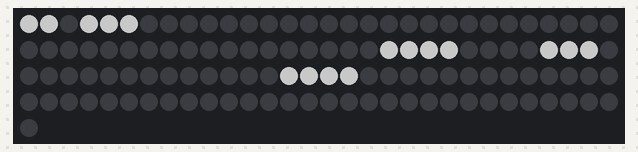
A sketch run on a simulated Arduino Uno, built with avr-gcc and run on an emulated ATmega328P. On the bench: 121 RGB LEDs in strip order, left to right, continuing on the next row. Dim RGB values are drawn brighter than linear; the local clock reads 2024-03-15 10:24:30 at power-on unless the sketch sets it; what the sketch prints to the serial monitor is not drawn.

Above: at 3.3 s.

The sketch:

wordclock_v1.ino
```cpp
#include <FastLED.h>
#include <Wire.h>  // Die Datums- und Zeit-Funktionen der DS3231 RTC werden ueber das I2C aufgerufen.
#include "RTClib.h"

#define DATA_PIN 3
#define LED_TYPE NEOPIXEL  // WS2812B
#define NUM_LEDS 121
#define BRIGHTNESS 100
RTC_DS3231 rtc;
#define color CRGB::White

bool syncOnFirstStart = true;
CRGB leds[NUM_LEDS];

void setup() {
  Serial.begin(9600);

  delay(3000);  // Warte auf Terminal
  FastLED.addLeds<LED_TYPE, DATA_PIN>(leds, NUM_LEDS);
  FastLED.setBrightness(BRIGHTNESS);
  leds[0] = CRGB::White;
  FastLED.show();
  delay(200);
  if (!rtc.begin()) {
    Serial.println("Kann RTC nicht finden");
    while (1)
      ;
  }

  if (rtc.lostPower() || syncOnFirstStart) {
    Serial.println("Die RTC war vom Strom getrennt. Die Zeit wird neu synchronisiert.");
    // ueber den folgenden Befehl wird die die RTC mit dem Zeitstempel versehen, zu dem der
    // Kompilierungsvorgang gestartet wurde, beginnt aber erst mit dem vollstaendigen Upload
    // selbst mit zaehlen. Daher geht die RTC von Anfang an wenige Sekunden nach.
    rtc.adjust(DateTime(F(__DATE__), F(__TIME__)));
    Serial.println(__DATE__);
  }
}


void manipulateDisplay(int ledArray[], int sizeLEDArray) {
  for (int i = 0; i < sizeLEDArray; i++) {
    leds[ledArray[i]] = color;
  }
}

void generateDisplayDefault() {
  // turn on ES IST
  // turn on UHR
  // turn on M
  for (int dot = 0; dot < NUM_LEDS; dot++) {
    leds[dot] = CRGB::Black;
  }
  // ES IST UHR M
  int defaultDisplay[] = { 0, 1, 3, 4, 5, 58, 57, 56 };  //, 120};
  manipulateDisplay(defaultDisplay, 8);
}

int generateDisplayHour(int hour) {

  Serial.println("Reached 2: generateDisplayHour");

  Serial.print("Hour: ");
  Serial.println(hour);


  if (hour % 12 == 0) {
    int defaultDisplay[] = { 64, 63, 62, 61, 60 };
    manipulateDisplay(defaultDisplay, 5);
  } else if (hour % 12 == 1) {
    int defaultDisplay[] = { 19, 18, 17 };
    manipulateDisplay(defaultDisplay, 3);
  } else if (hour % 12 == 2) {
    int defaultDisplay[] = { 21, 20, 19, 18 };
    manipulateDisplay(defaultDisplay, 4);
  } else if (hour % 12 == 3) {
    int defaultDisplay[] = { 7, 8, 9, 10 };
    manipulateDisplay(defaultDisplay, 4);
  } else if (hour % 12 == 4) {
    int defaultDisplay[] = { 14, 13, 12, 11 };
    manipulateDisplay(defaultDisplay, 4);
  } else if (hour % 12 == 5) {
    int defaultDisplay[] = { 23, 24, 25, 26 };
    manipulateDisplay(defaultDisplay, 4);
  } else if (hour % 12 == 6) {
    int defaultDisplay[] = { 28, 29, 30, 31, 32 };
    manipulateDisplay(defaultDisplay, 5);
  } else if (hour % 12 == 7) {
    int defaultDisplay[] = { 43, 42, 41, 40, 39, 38 };
    manipulateDisplay(defaultDisplay, 6);
  } else if (hour % 12 == 8) {
    int defaultDisplay[] = { 37, 36, 35, 34 };
    manipulateDisplay(defaultDisplay, 4);
  } else if (hour % 12 == 9) {
    int defaultDisplay[] = { 44, 45, 46, 47 };
    manipulateDisplay(defaultDisplay, 4);
  } else if (hour % 12 == 10) {
    int defaultDisplay[] = { 48, 49, 50, 51 };
    manipulateDisplay(defaultDisplay, 4);
  } else if (hour % 12 == 11) {
    int defaultDisplay[] = { 52, 53, 54 };
    manipulateDisplay(defaultDisplay, 3);
  }
}

void generateDisplayMinute(int minute) {
  if (minute % 10 > 4) {
    int defaultDisplay[] = { 66, 67, 68, 69 };
    manipulateDisplay(defaultDisplay, 4);
    if (minute > 24) {
      int defaultDisplay[] = { 70, 71, 72 };
      manipulateDisplay(defaultDisplay, 4);
    }
  }
  if (minute / 10 == 1) {
    int defaultDisplay[] = { 73, 74, 75, 76 };
    manipulateDisplay(defaultDisplay, 4);
  } else if (minute / 10 == 2) {
    int defaultDisplay[] = {
      84,
      83,
      82,
      81,
      80,
      79,
      78,
    };
    manipulateDisplay(defaultDisplay, 7);
  } else if (minute / 10 == 3) {
    int defaultDisplay[] = { 88, 89, 90, 91, 92, 93, 94 };
    manipulateDisplay(defaultDisplay, 7);
  } else if (minute / 10 == 4) {
    int defaultDisplay[] = { 107, 106, 105, 104, 103, 102, 101 };
    manipulateDisplay(defaultDisplay, 7);
  } else if (minute / 10 == 5) {
    int defaultDisplay[] = { 111, 112, 113, 114, 115, 116, 117 };
    manipulateDisplay(defaultDisplay, 7);
  }
}

void generateDisplayAMPM(int hour) {
  if (hour > 11) {
    int defaultDisplay[] = { 119 };
    manipulateDisplay(defaultDisplay, 1);
  } else {
    int defaultDisplay[] = { 99 };
    manipulateDisplay(defaultDisplay, 1);
  }
}


void generateDisplay(int hour, int minute) {
  //bool isAM = hour < 12;
  generateDisplayDefault();
  generateDisplayHour(hour);
  generateDisplayMinute(minute);
  //generateDisplayAMPM(isAM);
  FastLED.show();
}


void loop() {
  DateTime now = rtc.now();
  generateDisplay(now.hour(), now.minute());
  FastLED.show();
  delay(100);
}
```
